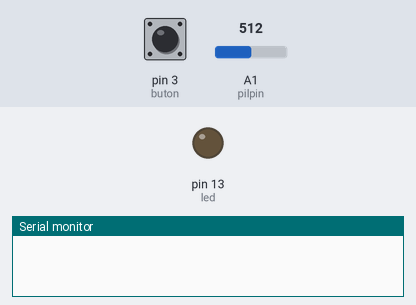
Recording of a sketch running on a simulated Arduino Uno, built with avr-gcc and run on an emulated ATmega328P. On the bench: output pins drawn as LEDs (lit = HIGH), the last lines printed to the serial monitor. Dashed ring = blinking. The test bench sets the inputs (shaded band); at power-on: A1 (pilpin) = 512, pin 3 (buton) HIGH.

Above: at 2.4 s.
2.5 s: A1 (pilpin) set to 256
4.0 s: A1 (pilpin) set to 238
At 4.25 s:
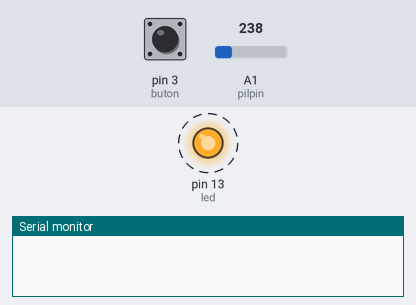
7.0 s: A1 (pilpin) set to 306
At 7.0 s:
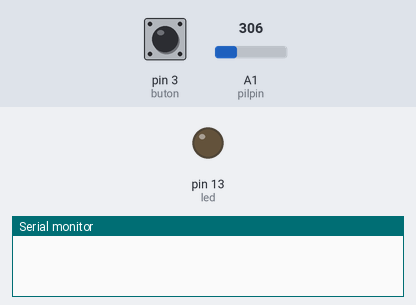
8.5 s: pin 3 (buton) pulled LOW for 0.15 s
At 8.57 s:
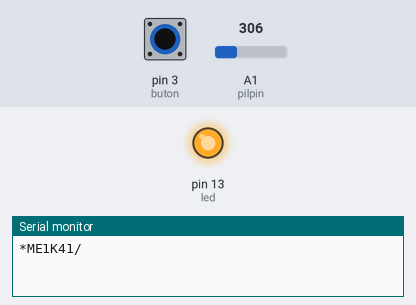
10.1 s: pin 3 (buton) pulled LOW for 3.2 s
At 14.1 s:
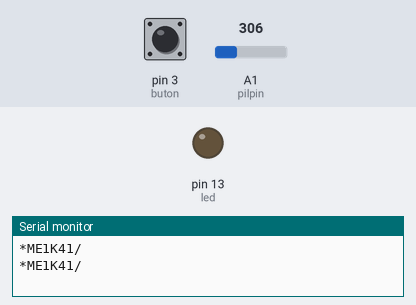
Timing chart, 0 to 15.6 s (numbered marks = the images above; inputs shaded):
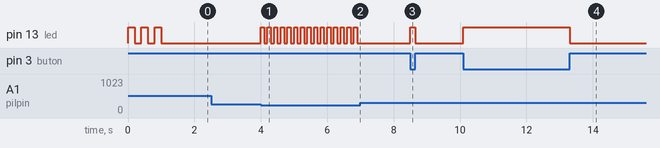

Measured:
- the behaviour switches between 249 and 248 on A1 (pilpin) (found by bisection; images 0 and 1)
- after the input at 2.5 s, every drawn part: stays the same
- after the input at 4.0 s, pin 13 (led): alternates HIGH for 0.10 s and LOW for 0.10 s, starting at once
- after the input at 7.0 s, pin 13 (led): stops changing and stays LOW
- after the input at 8.5 s, pin 13 (led): LOW → HIGH at once, → LOW 0.15 s later
- after the input at 10.1 s, pin 13 (led): LOW → HIGH at once, → LOW 3.2 s later

The sketch:

neuroritimEL.ino
```cpp
#include <SoftwareSerial.h>
SoftwareSerial HC12(0,1);
String message1[7]; String mesaj1;char pdeger[3]; String str; String str1 = "/";
int led = 13;  int pilpin = A1; const byte buton = 3;
int pildeger; int deger = 0; int ak=0; int ak1=0;

void setup() {
  pinMode(led, OUTPUT);pinMode(buton,INPUT_PULLUP);
  Serial.begin(9600); HC12.begin(9600); digitalWrite(led, LOW);
  digitalWrite(led, HIGH);delay(200);digitalWrite(led, LOW); delay(200);
  digitalWrite(led, HIGH);delay(200);digitalWrite(led, LOW); delay(200);
  digitalWrite(led, HIGH);delay(200);digitalWrite(led, LOW); delay(200);
  message1[0] = "*"; message1[1] = "M"; message1[2] = "E"; message1[3] = "1"; message1[4] = "K";message1[5] = "XX"; message1[6] = "/";
  }
void loop() {
  digitalWrite(led, LOW);
  pildeger = analogRead(pilpin); pildeger = map(pildeger, 0, 860, 9, 99);//Serial.println(pildeger);
  str = String(pildeger); str.toCharArray(pdeger, 3); message1[5] = pdeger;
  if (pildeger < 35 ) {ak1=1;}
  if (pildeger > 35 ) {ak1=0;}
  while(ak1==1){digitalWrite(led, HIGH);delay(100);digitalWrite(led, LOW); delay(100);pildeger = analogRead(pilpin); pildeger = map(pildeger, 0, 860, 9, 99);if (pildeger > 35 ) {ak1=0;}}

  mesaj1 = String(message1[0] + message1[1] + message1[2] + message1[3] + message1[4] + message1[5] + message1[6]);
  if (digitalRead(buton) == 0) {Serial.println(mesaj1);digitalWrite(led,HIGH);
  ahmet1:delay(50);
  if (digitalRead(buton) == 0) {goto ahmet1;}
  }
}
```
